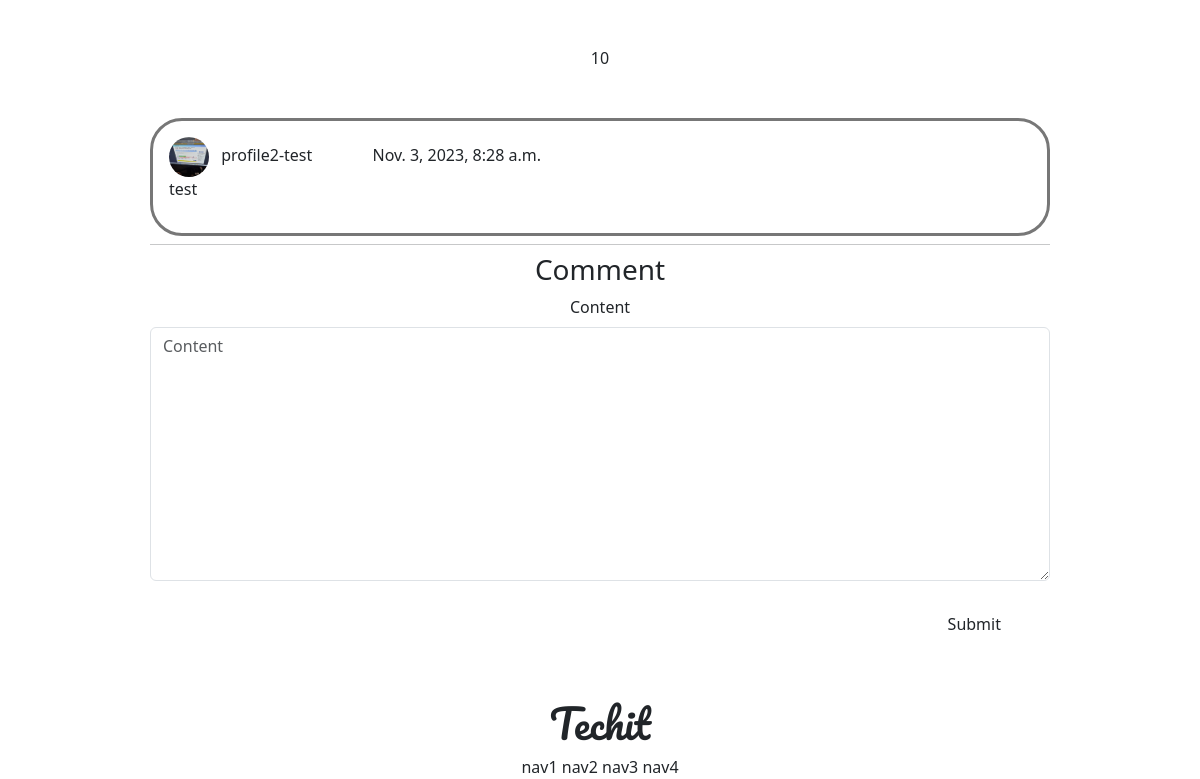
Before: /article/detail/10/ (lower part) with the older database file.
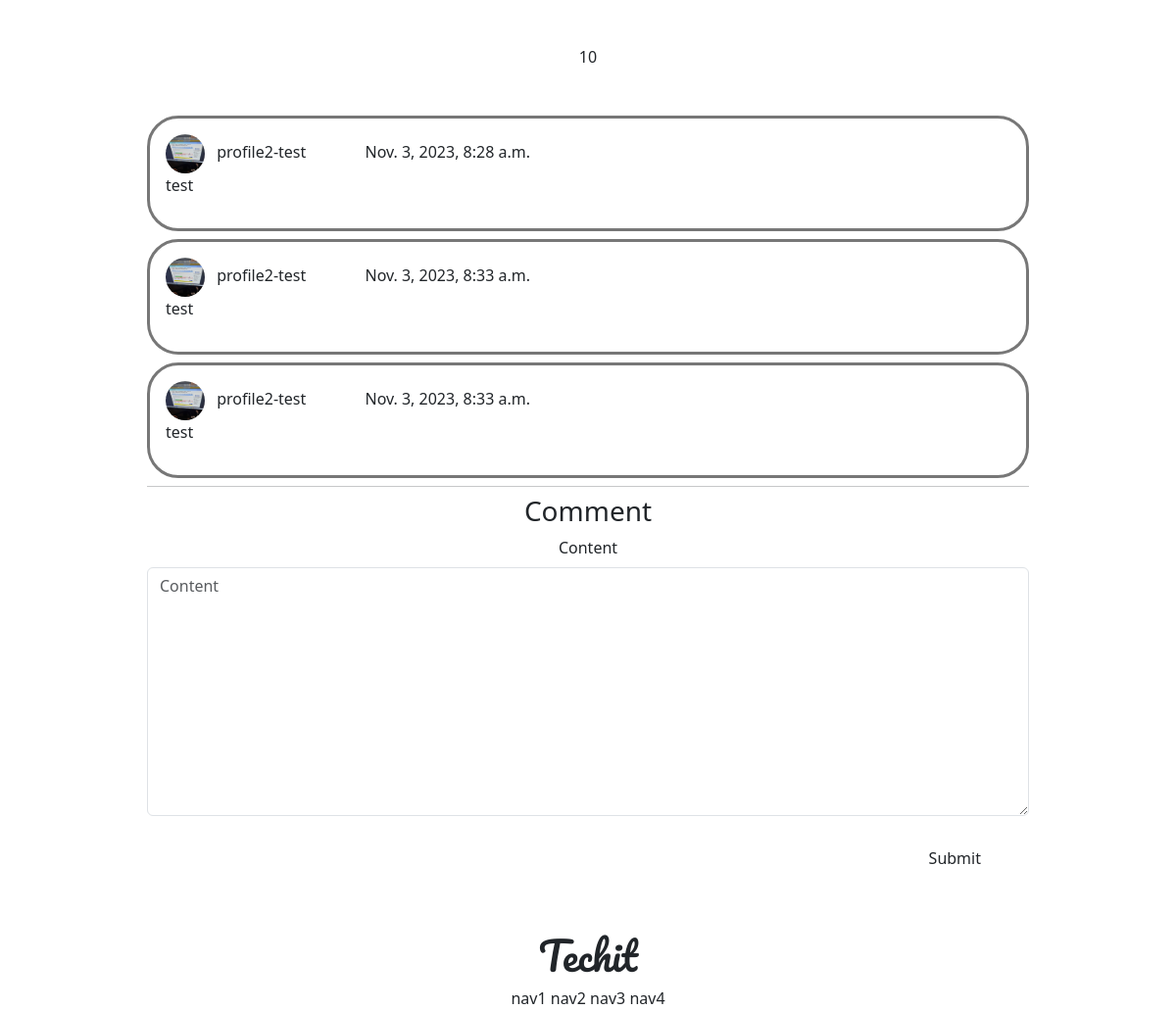
After: the same page with the newer database file.
### articleapp/models.py (models this page shows)
class Article(models.Model):
    image = models.ImageField(upload_to='article/', null=False)
    title = models.CharField(max_length=255, null=False)
    content = models.TextField(null=True)
    like = models.IntegerField(default=0)
    writer = models.ForeignKey(User, on_delete=models.SET_NULL, null=True)
    created_at = models.DateTimeField(auto_now_add=True)
    updated_at = models.DateTimeField(auto_now_add=True)

### commentapp/models.py (models this page shows)
class Comment(models.Model):
    article = models.ForeignKey(Article, on_delete=models.CASCADE, null=False, related_name='comments')
    writer = models.ForeignKey(User, on_delete=models.CASCADE, null=False, related_name='comments')
    content = models.TextField(null=False)
    created_at = models.DateTimeField(auto_now_add=True)

### profileapp/models.py (models this page shows)
class Profile(models.Model):
    nickname = models.CharField(max_length=100, null=False, unique=True)
    image = models.ImageField(upload_to="profile/", null=True)
    message = models.CharField(max_length=200, null=True)
    user = models.OneToOneField(User, on_delete=models.CASCADE, related_name='profile')

### articleapp/views.py (the view)
# urls.py: path("detail/<int:pk>/", ArticleDetailView.as_view(), name="detail"),
class ArticleDetailView(DetailView, FormMixin):
    model = Article
    form_class = CommentCreationForm
    context_object_name = 'target_article'
    template_name ='articleapp/detail.html'

### commentapp/forms.py
class CommentCreationForm(ModelForm):
    class Meta:
        model = Comment
        fields = [
            'content',
        ]

### articleapp/templates/articleapp/detail.html (shortened to what this page needs)
{% extends 'base.html' %}
{% load bootstrap4 %}
{% block content %}
<div class="my-5 text-center">
    <div style="max-width: 900px; margin: auto">
        <div class="my-5">
            {{ target_article.content|linebreaks }}
        </div>
        <div>
            {% for comment in target_article.comments.all %}
            <div style="border: solid #777; border-radius: 2rem; "
                    class="my-2 p-3 text-start">
                <div>
                    <img style="width: 2.5rem; height: 2.5rem;
                                border-radius: 50%; object-fit: cover"
                         src="{{ comment.writer.profile.image.url }}" alt="">
                    <span class="mx-2">
                        {{ comment.writer.profile.nickname }}
                    </span>
                    <span class="ms-5">
                        {{ comment.created_at }}
                    </span>
                </div>
                <div>
                    {{ comment.content|linebreaks }}
                </div>
            </div>
            {% endfor %}
        </div>
        <hr class="my-2">
        <h3>
            Comment
        </h3>
            {% include 'commentapp/create.html' %}
        </div>
    </div>
{% endblock %}

### templates/base.html (shortened to what this page needs)
<!DOCTYPE html>
<html lang="en">
<head>
</head>
{% include 'head.html' %}
<body>
    {% include 'head.html' %}
    {% block content %}
    {% endblock %}
    {% include 'footer.html' %}
</body>
</html>

### templates/head.html (shortened to what this page needs)
<link href="https://cdn.jsdelivr.net/npm/bootstrap@5.3.1/dist/css/bootstrap.min.css" rel="stylesheet">

### commentapp/templates/commentapp/create.html (shortened to what this page needs)
{% load bootstrap4 %}
    <div style="max-width: 900px; margin: auto">
        <form action="{% url 'commentapp:create' %}"
              method="post"
              enctype="multipart/form-data">
            {% bootstrap_form form %}
            <div class="text-end">
                <button class="btn btn-warninxg rounded-pill px-5 my-2" type="submit">
                Submit
                </button>
            </div>
        </form>
    </div>

### templates/footer.html
<div style = "text-align: center;">
    <div>
        <h1 style="font-family: 'Pacifico', cursive;">
            Techit
        </h1>
    </div>
    <div>
        <span>nav1</span>
        <span>nav2</span>
        <span>nav3</span>
        <span>nav4</span>
    </div>
</div>

Changed rows visible on the page:
added Comment: writer.profile.image (picture), writer.profile.nickname "profile2-test", created_at "Nov. 3, 2023, 8:33 a.m.", content "test"
added Comment: writer.profile.image (picture), writer.profile.nickname "profile2-test", created_at "Nov. 3, 2023, 8:33 a.m.", content "test"
